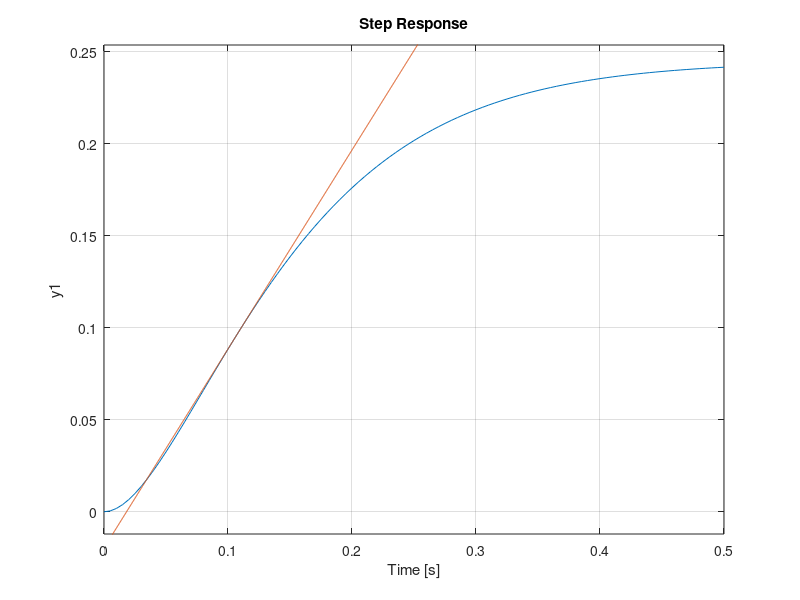

Reproduce this figure in MATLAB. (Note: this script raises an error after producing the figure.)
k=0.24487;
Tp1=0.078965;
Tp2=0.079019;

s=tf('s');
G=tf(k, [Tp1*Tp2 Tp1+Tp2 1])
[yG, tG]=step(G)

%---

first_d=gradient(yG)./gradient(tG);
second_d=gradient(first_d)./gradient(tG); %22-23 -> 0.0535-0.0576

muestra_tangente=23;
m=(yG(muestra_tangente)-yG(muestra_tangente-1))/(tG(muestra_tangente)-tG(muestra_tangente-1))
x= linspace(0,0.26,1000);
tangente= m*(x-tG(muestra_tangente-1))+yG(muestra_tangente-1); %muestra_tangente-1

figure
step(G)
hold on;
plot(x, tangente)
hold on;
yline(0.2445) % x=0.2366
hold on;
yline(0) %x=0.0222
hold on;

figure
stepresponse = xlsread('stepResponse.xls');
plot(stepresponse(:,1), stepresponse(:,2)/150)
hold on;
step(G)

legend('Sistema identificado', 'Datos empíricos')
%---

L=0.0222; 
T=0.2144;

[Gc1,Kp1]=zn(1,[k,L,T,10])
[Gc2,Kp2,Ti2]=zn(2,[k,L,T,10])
[Gc3,Kp3,Ti3,Td3]=zn(3,[k,L,T,10])

G_c1=feedback(G*Gc1,1);
G_c2=feedback(G*Gc2,1);
G_c3=feedback(G*Gc3,1);

figure
step(G_c1,G_c2,G_c3);
hold on
stepresponse = xlsread('P_ZN.xls');
plot(stepresponse(:,1), stepresponse(:,2)/45)
hold on;
step(G)
legend('P','PI','PID','P real')